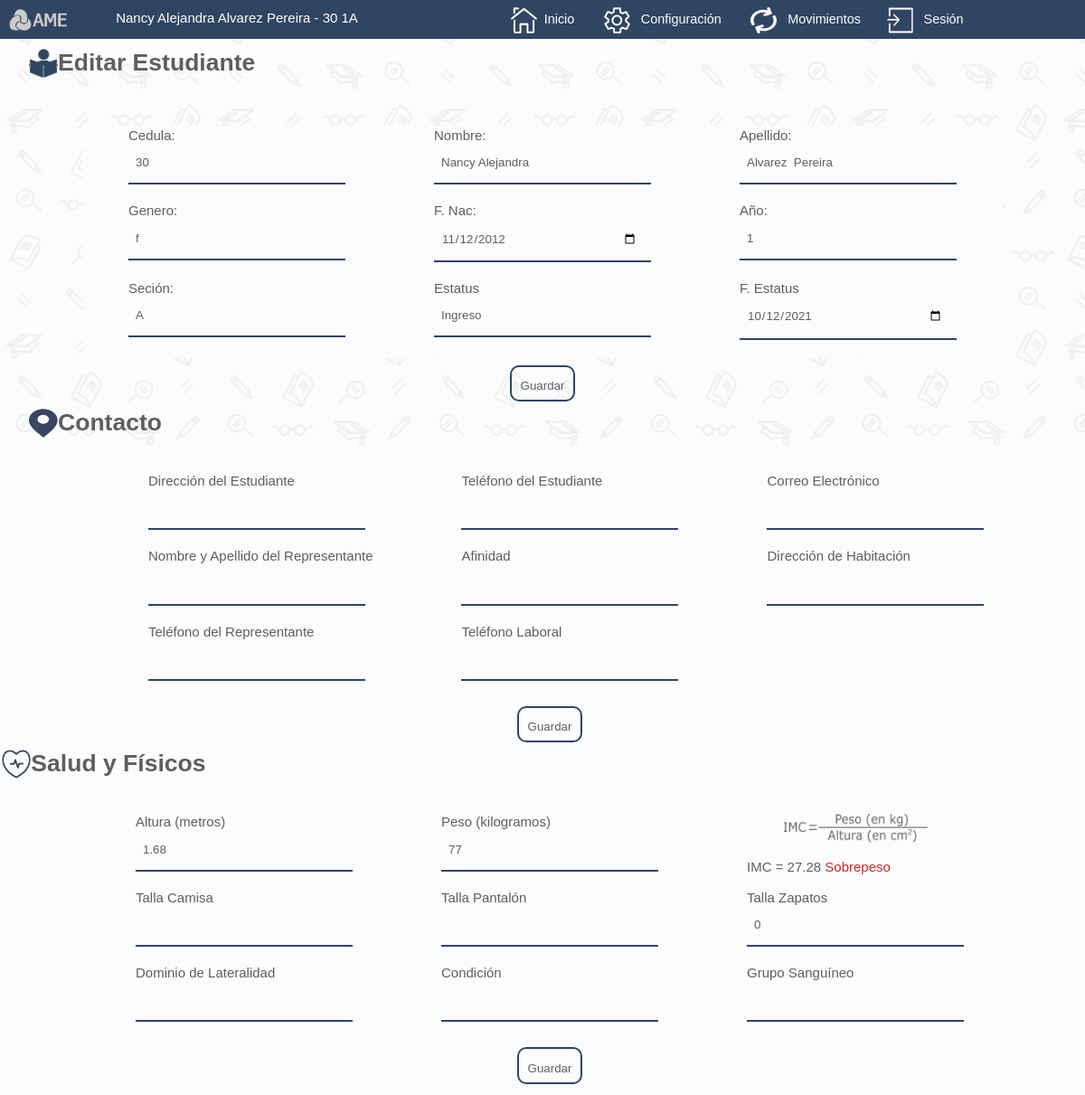
The app's page /vista/editar_estudiante.php?id=3 with its own data.
### tables this page shows
CREATE TABLE `estudiantes` (
  `id` int(10) NOT NULL,
  `cedula` varchar(10) NOT NULL,
  `nombre` varchar(30) NOT NULL,
  `apellido` varchar(20) NOT NULL,
  `gen` varchar(1) NOT NULL,
  `nac` date NOT NULL,
  `ano` varchar(1) NOT NULL,
  `secc` varchar(1) NOT NULL,
  `estatus` varchar(8) NOT NULL,
  `f_estatus` date DEFAULT NULL
);

CREATE TABLE `salud_fisicos` (
  `id` int(5) NOT NULL,
  `altura` float(4,2) DEFAULT NULL,
  `peso` float(5,2) DEFAULT NULL,
  `camisa` varchar(3) DEFAULT NULL,
  `pantalon` varchar(3) DEFAULT NULL,
  `zapato` int(2) NOT NULL,
  `lateralidad` varchar(10) NOT NULL,
  `condicion_f` varchar(20) NOT NULL,
  `sangre` varchar(15) NOT NULL
);

### modelo/estudiante_mod.php (called while the page is built, shortened)
<?php
class Estudiante_Modelo
	{
    public static function obtenerUno($id){
        global $mysqli;
        $sentencia = $mysqli->prepare("SELECT * FROM estudiantes WHERE id = ?");
        $sentencia->bind_param("i", $id);
        $sentencia->execute();
        $resultado = $sentencia->get_result();
        return $resultado->fetch_object();}
}

### modelo/contacto_mod.php (called while the page is built, shortened)
<?php
class Contacto_Modelo
	{
    public static function obtener_contacto($id){
        global $mysqli;
        $sentencia = $mysqli->prepare("SELECT * FROM contacto WHERE id = ?");
        $sentencia->bind_param("i", $id);
        $sentencia->execute();
        $resultado = $sentencia->get_result();
        return $resultado->fetch_object();}
}

### modelo/fisico_mod.php (called while the page is built, shortened)
<?php
class Fisico_Modelo
	{
    public static function obtenerUno($id){
        global $mysqli;
        $sentencia = $mysqli->prepare("SELECT * FROM salud_fisicos WHERE id = ?");
        $sentencia->bind_param("i", $id);
        $sentencia->execute();
        $resultado = $sentencia->get_result();
        return $resultado->fetch_object();}
}

### vista/editar_estudiante.php (the view, shortened to what this page needs)
<!DOCTYPE html>
<html  lang="es">
<head>
    <link rel="stylesheet" type="text/css" href="../vista/style/form.css">
    <link rel="stylesheet" type="text/css" href="../vista/style/global.css">
    <link type="text/css" rel="stylesheet" href="../vista/style/formulaimc.css"/>
    <link rel="stylesheet" type="text/css" href="../vista/style/menu.css">
</head>
<?php
include_once "../config/conexion.php";
include_once "../modelo/estudiante_mod.php";
include_once "../modelo/fisico_mod.php";
include_once "../modelo/contacto_mod.php";
$estudiante = Estudiante_Modelo::obtenerUno($_GET['id']);
$fisico=Fisico_Modelo::obtenerUno($_GET['id']);
$contacto=Contacto_Modelo::obtener_contacto($_GET['id']);
?>
<header>
    <div>
    <nav>
        <ul>
        <img class="logomenu" src="../vista/images/Logo.png"/>
        <label style="color:#fff; float:left; margin-top: 0.7em; margin-left: 3em;">
        <?php
            echo $estudiante->nombre." ".$estudiante->apellido." - ".$estudiante->cedula." ".$estudiante->ano.$estudiante->secc;
        ?></label>
            <li><a href="../vista/inicio.php"><img class="image" src="../vista/images/inicio.png"/> &nbsp;Inicio</a></li>
            <li><a href="#"> <img class="image" src="../vista/images/configuracion.png"/> &nbsp;  Configuraci&oacute;n</a>
             </li>
            <li><a href="#"> <img class="image" src="../vista/images/movimientos.png"/> &nbsp; Movimientos</a>
            <li><a href="#"> <img class="image" src="../vista/images/sesion.png"/> &nbsp; Sesi&oacute;n</a>
            </li>
       </ul>
    </nav>
</div>
</header> <br /> <br />
<body background="../vista/images/background.png">
<br />
<div class="top">
        <h5 id="estudiante"><img class="iconleft" src="../vista/images/estudiante_azul.png" /><dd>Editar Estudiante</dd></h5>
        </div>
	<form action="../controlador/actualizar_estudiante.php" method="POST">
            <input class="input" type="hidden" name="id" value="<?php echo $_GET['id']; ?>"><br>
<center><br><br>
    <table class="tablaform">
                <tr>
                    <td>
                        <label for="cedula">Cedula:</label><br>
                        <input class="input" value="<?php echo $estudiante->cedula ?>"
                        name="cedula" required type="text" id="cedula"placeholder="Cedula"><br><br>
                    </td>
                    <td>
                        <label for="nombre">Nombre:</label><br>
                        <input class="input" value="<?php echo $estudiante->nombre ?>"
                        name="nombre" required type="text" id="nombre"placeholder="Nombre"><br><br>
                    <td>
                        <label for="apellido">Apellido:</label><br>
                        <input class="input" value="<?php echo $estudiante->apellido ?>"
				        name="apellido" required type="text" id="apellido"placeholder="Apellido"><br><br>
                    </td>
                </tr>
                <tr>
                    <td>
                        <label for="gen">Genero:</label><br>
                        <input class="input" value="<?php echo $estudiante->gen ?>"
                        name="gen" required type="text" id="gen"placeholder="M ó F"><br><br>
                    </td>
                    <td>
                        <label for="nac">F. Nac:</label><br>
                        <input class="input" value="<?php echo $estudiante->nac ?>"
                        name="nac" required type="date" id="nac"placeholder="Fecha Nacimiento"><br><br>
                    </td>
                    <td>
                        <label for="ano">Año:</label><br>
                        <input class="input" value="<?php echo $estudiante->ano ?>"
                        name="ano" required type="text" id="ano"placeholder="Año"><br><br>
                    </td>
                </tr>
                <tr>
                    <td>
                        <label for="asecc">Seción:</label><br>
                        <input class="input" value="<?php echo $estudiante->secc ?>"
                        name="secc" required type="text" id="secc"placeholder="Seccion"><br><br>
                    </td>
                    <td>
                        <label for="asecc">Estatus</label><br>
                        <input class="input" value="<?php echo $estudiante->estatus ?>"
                        name="estatus"  type="text" id="estatus"placeholder="Estatus"><br><br>
                    </td>
                    <td>
                        <label for="asecc">F. Estatus</label><br>
                        <input class="input" value="<?php echo $estudiante->f_estatus ?>"
                        name="f_estatus"  type="date" id="f_estatus"placeholder="F. Estatus"><br><br>
                    </td>
                </tr>
  </table>
            <div class="centerfinish">
                <button class="finish" type="submit">Guardar</button>
            </div>
        </form>
<div class="top">
<h5 id="contacto">  <img class="iconleft" src="../vista/images/ubicacion_azul.png" /><dd>Contacto</dd></h5>
</div>
<br />
<table class="tablaform table">
<td>
<form action="../controlador/actualizar_contacto.php" method="post">
<input class="input" type="hidden" name="id" value="<?php echo $_GET['id']; ?>"><br>
<table style="margin-left: 4em;">
    <tr>
        <td>
            <label class="labelcolor">Direcci&oacute;n del Estudiante</label><br />
            <input class="input" type="text" value="<?php echo $contacto->d_estudiante?>" name="d_estudiante" id="d_estudiante" /> <br /> <br />
        </td>
        <td>
            <label class="labelcolor">Tel&eacute;fono del Estudiante</label><br />
            <input class="input" type="text" name="t_estudiante" id="t_estudiante" value="<?php echo $contacto->t_estudiante?>"/> <br /> <br />
        </td>
        <td>
            <label class="labelcolor">Correo Electr&oacute;nico</label> <br />
            <input class="input" type="correo" name="correo" id="correo" value="<?php echo $contacto->correo?>"/> <br /> <br />
        </td>
    </tr>
    <tr>
        <td>
            <label class="labelcolor">Nombre y Apellido del Representante</label><br />
            <input class="input" type="text" name="representante"  id="representante" value="<?php echo $contacto->representante?>"/> <br /> <br />
        </td>
        <td>
            <label class="labelcolor">Afinidad</label><br />
            <input class="input" type="text" name="afinidad" id="afinidad" value="<?php echo $contacto->afinidad?>"/> <br /> <br />
        </td>
        <td>
            <label class="labelcolor">Direcci&oacute;n de Habitaci&oacute;n</label><br />
            <input class="input" type="text" name="d_representante" id="d_representante" value="<?php echo $contacto->d_representante?>" /> <br /><br />
        </td>
    </tr>
    <tr>
        <td>
            <label class="labelcolor">Tel&eacute;fono del Representante</label><br />
            <input class="input" type="text" name="t_representante" id="t_representante" value="<?php echo $contacto->t_representante?>"/> <br /> <br />
        </td>
        <td>
            <label class="labelcolor">Tel&eacute;fono Laboral</label><br />
            <input class="input" type="text" name="t_laboral" id="t_laboral" value="<?php echo $contacto->t_laboral?>"/> <br /> <br />
        </td>
            </tr>
</table>
            <div class="centerfinish">
                <button class="finish" type="submit">Guardar</button>
            </div>
</form>
    <div class="top">
<h5 style="margin-left:-3em;" id="fisico"><img class="iconleft" src="images/salud_fisicos.png" /><dd>Salud y Físicos</dd></h5>
</div>
<br />
<table class="tablaform">
<td>
<form action="../controlador/actualizar_fisico.php" method="post">
    <input class="input" type="hidden" name="id" value="<?php echo $_GET['id']; ?>"><br>
<center>
<table>
    <tr>
        <td>
            <label class="labelcolor">Altura (metros)</label><br />
            <input class="input" type="text" id="altura" name="altura"
            value="<?php echo $fisico->altura ?>"
             /> <br />  <br />
        </td>
        <td>
            <label class="labelcolor">Peso (kilogramos)</label><br />
            <input class="input" type="text" id="peso" name="peso" value="<?php echo $fisico->peso ?>"/> <br /> <br />
        </td>
        <td>
            <center><img class="formulaimc_e" src="images/imc.png"/><br /><br /></center>
           <label><?php
           $peso=$fisico->peso;
           $altura=($fisico->altura);
           if ($altura>0){
			$imc=$peso/($altura*$altura);
            $imc=number_format($imc, 2);}
            else{
            $imc="";
        	}
        	echo "IMC = ".$imc."  ";
    switch($imc){
    	case ($imc>24.99):
    	echo '<span style=color:#c92828> Sobrepeso';
    	break;
    }
 ?>
        </label>
        </td>
    </tr>
    <tr>
        <td>
            <label class="labelcolor">Talla Camisa</label><br />
            <input class="input" type="text"  value="<?php echo $fisico->camisa ?>" id="camisa" name="camisa"/> <br />  <br />
        </td>
        <td>
            <label class="labelcolor"> Talla Pantalón</label><br />
            <input class="input" type="text" id="pantalon" name="pantalon" value="<?php echo $fisico->pantalon ?>"/> <br /> <br />
        </td>
        <td>
            <label class="labelcolor">Talla Zapatos</label><br />
            <input class="input" type="text" id="zapato" name="zapato" value="<?php echo $fisico->zapato ?>"/> <br /> <br />
        </td>
    </tr>
    <tr>
        <td>
            <label class="labelcolor"> Dominio de Lateralidad</label><br />
            <input class="input" type="text" id="lateralidad" name="lateralidad" value="<?php echo $fisico->lateralidad ?>"/>
            <br /> <br />
        </td>
        <td>
            <label class="labelcolor">Condici&oacute;n</label><br />
            <input class="input" type="text" id="condicion_f" name="condicion_f" value="<?php echo $fisico->condicion_f ?>"/> <br /> <br />
        </td>
        <td>
            <label class="labelcolor"> Grupo Sanguíneo</label> <br />
            <input class="input" type="text" id="sangre" name="sangre" value="<?php echo $fisico->sangre ?>"/>
             <br /> <br />
        </td>
    </tr>
</table>
<div class="centerfinish">
<input class="finish" type="submit" name="guardar" value="Guardar"/>
</div>
</center>
</form>
</body>
</html>

### vista/style/form.css (style rules this page uses)
.tablaform { margin: 0 auto; text-align: left; background-color: #fcfcff; border-radius: 20px; }
td { padding-left: 3em; padding-right: 3em; vertical-align: top; }
.form, .table { width:95%; }
.input, select { width:18em; padding:15px; padding-left:0.5rem; padding-top: 1em; box-sizing:border-box; background:none; outline:none; resize:none; border:0; font-family:"Verdana",sans-serif; transition:all .3s; border-bottom:2px solid #304562; }
.finish { padding:8px 10px; margin:8px; border:2px solid #304562; background:0; cursor:pointer; transition:all .3s; border-radius: 10px; }
.centerfinish { display:flex; justify-content: center; }

### vista/style/global.css (style rules this page uses)
body { background-color: #fcfcff; }
a:link, a:visited, a:active { text-decoration:none; }
.iconleft { vertical-align: middle; float:left; width: 2rem; height: 2rem; }
label, table, h2, h3, h4, i, p, dd, b, h6, label, .top, .form, .finish, .encabezado { font-family: "Verdana", sans-serif; }
label { font-size:15px; }
label, select, h2, h6, i, .labelcolor, .finish, .input, .top, .encabezado { color: #5e5e5e; }
select, .labelcolor, .finish, .input { padding-top: 1em; }
.top { font-size:2em; text-align: left; margin-left: 1em; }

### vista/style/formulaimc.css (style rules this page uses)
.formulaimc_e { width: 10em; height: 2em; vertical-align: middle; }

### vista/style/menu.css (style rules this page uses)
* { border: 0; margin: 0; padding: 0; }
a { color: #ffffff; }
.image { width:2em; height:2em; vertical-align: middle; }
.logomenu { float:left; padding:0.6em; width: 4em; height:1.5em; }
nav { background-color: #304562; text-align: right; padding-right: 8em; }
nav ul { padding: 0; margin: 0; list-style: none; position: relative; }
nav ul li { display:inline-block; background-color:#304562; color:#ffffff }
nav a { display:block; padding:0 1em; font-size:0.9em; font-family: "Verdana", sans-serif; text-align: justify; line-height: 3em; text-decoration:none; }
nav { position:fixed; width:90%; }

### records on screen
estudiantes: nombre "Nancy Alejandra", apellido "Alvarez Pereira", cedula "30", ano "1", secc "A", gen "f", nac "11/12/2012", estatus "Ingreso", f_estatus "10/12/2021"
salud_fisicos: altura "1.68", peso "77", imc "27.28", zapato "0"
